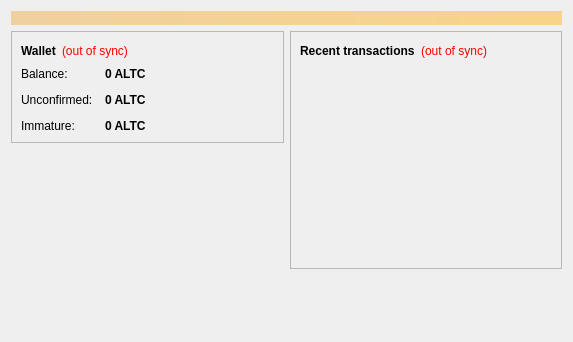
<?xml version="1.0" encoding="UTF-8"?>
<ui version="4.0">
 <class>OverviewPage</class>
 <widget class="QWidget" name="OverviewPage">
  <property name="geometry">
   <rect>
    <x>0</x>
    <y>0</y>
    <width>573</width>
    <height>342</height>
   </rect>
  </property>
  <property name="windowTitle">
   <string>Form</string>
  </property>
  <layout class="QVBoxLayout" name="topLayout">
   <item>
    <widget class="QLabel" name="labelAlerts">
     <property name="visible">
      <bool>false</bool>
     </property>
     <property name="styleSheet">
      <string notr="true">background-color: qlineargradient(x1: 0, y1: 0, x2: 1, y2: 0, stop:0 #F0D0A0, stop:1 #F8D488); color:#000000;</string>
     </property>
     <property name="wordWrap">
      <bool>true</bool>
     </property>
     <property name="margin">
      <number>3</number>
     </property>
    </widget>
   </item>
   <item>
    <layout class="QHBoxLayout" name="horizontalLayout" stretch="1,1">
     <item>
      <layout class="QVBoxLayout" name="verticalLayout_2">
       <item>
        <widget class="QFrame" name="frame">
         <property name="frameShape">
          <enum>QFrame::StyledPanel</enum>
         </property>
         <property name="frameShadow">
          <enum>QFrame::Raised</enum>
         </property>
         <layout class="QVBoxLayout" name="verticalLayout_4">
          <item>
           <layout class="QHBoxLayout" name="horizontalLayout_4">
            <item>
             <widget class="QLabel" name="label_5">
              <property name="font">
               <font>
                <weight>75</weight>
                <bold>true</bold>
               </font>
              </property>
              <property name="text">
               <string>Wallet</string>
              </property>
             </widget>
            </item>
            <item>
             <widget class="QLabel" name="labelWalletStatus">
              <property name="toolTip">
               <string>The displayed information may be out of date. Your wallet automatically synchronizes with the antilitecoin network after a connection is established, but this process has not completed yet.</string>
              </property>
              <property name="styleSheet">
               <string notr="true">QLabel { color: red; }</string>
              </property>
              <property name="text">
               <string notr="true">(out of sync)</string>
              </property>
              <property name="alignment">
               <set>Qt::AlignLeading|Qt::AlignLeft|Qt::AlignVCenter</set>
              </property>
             </widget>
            </item>
            <item>
             <spacer name="horizontalSpacer_2">
              <property name="orientation">
               <enum>Qt::Horizontal</enum>
              </property>
              <property name="sizeHint" stdset="0">
               <size>
                <width>40</width>
                <height>20</height>
               </size>
              </property>
             </spacer>
            </item>
           </layout>
          </item>
          <item>
           <layout class="QFormLayout" name="formLayout_2">
            <property name="fieldGrowthPolicy">
             <enum>QFormLayout::AllNonFixedFieldsGrow</enum>
            </property>
            <property name="horizontalSpacing">
             <number>12</number>
            </property>
            <property name="verticalSpacing">
             <number>12</number>
            </property>
            <item row="0" column="0">
             <widget class="QLabel" name="label">
              <property name="text">
               <string>Balance:</string>
              </property>
             </widget>
            </item>
            <item row="0" column="1">
             <widget class="QLabel" name="labelBalance">
              <property name="font">
               <font>
                <weight>75</weight>
                <bold>true</bold>
               </font>
              </property>
              <property name="cursor">
               <cursorShape>IBeamCursor</cursorShape>
              </property>
              <property name="toolTip">
               <string>Your current balance</string>
              </property>
              <property name="text">
               <string notr="true">0 ALTC</string>
              </property>
              <property name="textInteractionFlags">
               <set>Qt::LinksAccessibleByMouse|Qt::TextSelectableByKeyboard|Qt::TextSelectableByMouse</set>
              </property>
             </widget>
            </item>
            <item row="1" column="0">
             <widget class="QLabel" name="label_3">
              <property name="text">
               <string>Unconfirmed:</string>
              </property>
             </widget>
            </item>
            <item row="1" column="1">
             <widget class="QLabel" name="labelUnconfirmed">
              <property name="font">
               <font>
                <weight>75</weight>
                <bold>true</bold>
               </font>
              </property>
              <property name="cursor">
               <cursorShape>IBeamCursor</cursorShape>
              </property>
              <property name="toolTip">
               <string>Total of transactions that have yet to be confirmed, and do not yet count toward the current balance</string>
              </property>
              <property name="text">
               <string notr="true">0 ALTC</string>
              </property>
              <property name="textInteractionFlags">
               <set>Qt::LinksAccessibleByMouse|Qt::TextSelectableByKeyboard|Qt::TextSelectableByMouse</set>
              </property>
             </widget>
            </item>
            <item row="2" column="0">
             <widget class="QLabel" name="labelImmatureText">
              <property name="text">
               <string>Immature:</string>
              </property>
             </widget>
            </item>
            <item row="2" column="1">
             <widget class="QLabel" name="labelImmature">
              <property name="font">
               <font>
                <weight>75</weight>
                <bold>true</bold>
               </font>
              </property>
              <property name="toolTip">
               <string>Mined balance that has not yet matured</string>
              </property>
              <property name="text">
               <string notr="true">0 ALTC</string>
              </property>
              <property name="textInteractionFlags">
               <set>Qt::LinksAccessibleByMouse|Qt::TextSelectableByKeyboard|Qt::TextSelectableByMouse</set>
              </property>
             </widget>
            </item>
           </layout>
          </item>
         </layout>
        </widget>
       </item>
       <item>
        <spacer name="verticalSpacer">
         <property name="orientation">
          <enum>Qt::Vertical</enum>
         </property>
         <property name="sizeHint" stdset="0">
          <size>
           <width>20</width>
           <height>40</height>
          </size>
         </property>
        </spacer>
       </item>
      </layout>
     </item>
     <item>
      <layout class="QVBoxLayout" name="verticalLayout_3">
       <item>
        <widget class="QFrame" name="frame_2">
         <property name="frameShape">
          <enum>QFrame::StyledPanel</enum>
         </property>
         <property name="frameShadow">
          <enum>QFrame::Raised</enum>
         </property>
         <layout class="QVBoxLayout" name="verticalLayout">
          <item>
           <layout class="QHBoxLayout" name="horizontalLayout_2">
            <item>
             <widget class="QLabel" name="label_4">
              <property name="text">
               <string>&lt;b&gt;Recent transactions&lt;/b&gt;</string>
              </property>
             </widget>
            </item>
            <item>
             <widget class="QLabel" name="labelTransactionsStatus">
              <property name="toolTip">
               <string>The displayed information may be out of date. Your wallet automatically synchronizes with the antilitecoin network after a connection is established, but this process has not completed yet.</string>
              </property>
              <property name="styleSheet">
               <string notr="true">QLabel { color: red; }</string>
              </property>
              <property name="text">
               <string notr="true">(out of sync)</string>
              </property>
              <property name="alignment">
               <set>Qt::AlignRight|Qt::AlignTrailing|Qt::AlignVCenter</set>
              </property>
             </widget>
            </item>
            <item>
             <spacer name="horizontalSpacer">
              <property name="orientation">
               <enum>Qt::Horizontal</enum>
              </property>
              <property name="sizeHint" stdset="0">
               <size>
                <width>40</width>
                <height>20</height>
               </size>
              </property>
             </spacer>
            </item>
           </layout>
          </item>
          <item>
           <widget class="QListView" name="listTransactions">
            <property name="styleSheet">
             <string notr="true">QListView { background: transparent; }</string>
            </property>
            <property name="frameShape">
             <enum>QFrame::NoFrame</enum>
            </property>
            <property name="verticalScrollBarPolicy">
             <enum>Qt::ScrollBarAlwaysOff</enum>
            </property>
            <property name="horizontalScrollBarPolicy">
             <enum>Qt::ScrollBarAlwaysOff</enum>
            </property>
            <property name="selectionMode">
             <enum>QAbstractItemView::NoSelection</enum>
            </property>
           </widget>
          </item>
         </layout>
        </widget>
       </item>
       <item>
        <spacer name="verticalSpacer_2">
         <property name="orientation">
          <enum>Qt::Vertical</enum>
         </property>
         <property name="sizeHint" stdset="0">
          <size>
           <width>20</width>
           <height>40</height>
          </size>
         </property>
        </spacer>
       </item>
      </layout>
     </item>
    </layout>
   </item>
  </layout>
 </widget>
 <resources/>
 <connections/>
</ui>
